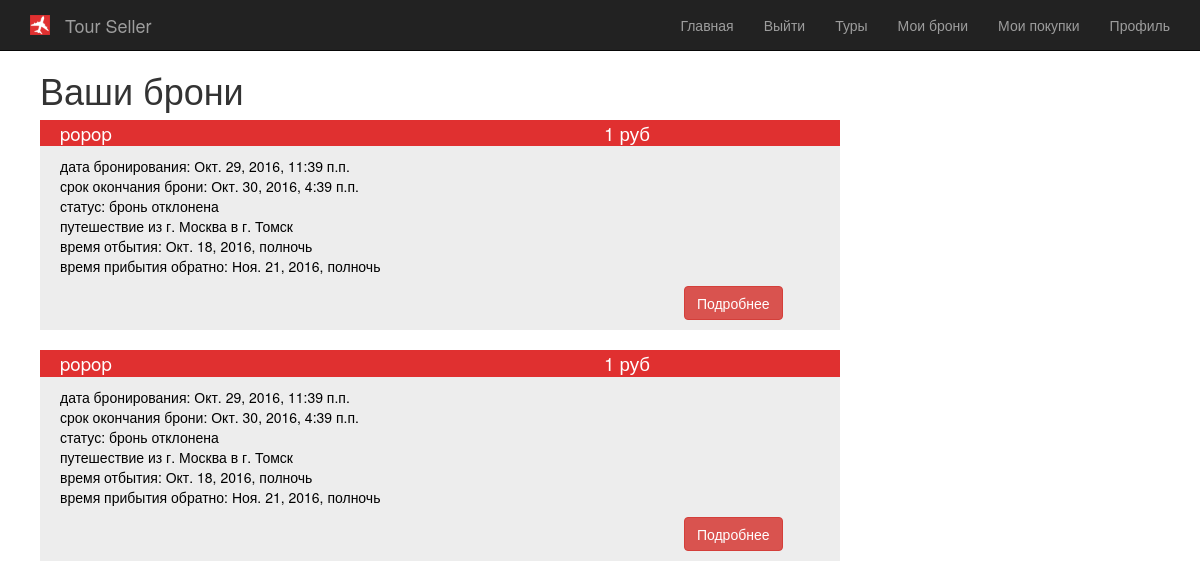
Page /consumers/cart (signed in) on the committed database.
### consumers/models.py (models this page shows, shortened)
class Booking(models.Model):
    status = models.ForeignKey(Status, null=True)
    start_date = models.DateTimeField(default=datetime.now, blank=True)
    fin_date = models.DateTimeField(default=get_deadline)
    amount_of_people = models.PositiveIntegerField(default=1)
    consumer = models.ForeignKey(User, null=True)
    tour = models.ForeignKey(Tour, null=True)
    final_cost = models.PositiveIntegerField(default=0)
    visibility = models.BooleanField(default=True)

class Status(models.Model):
    status = models.CharField(max_length=50)
    class Meta:
        verbose_name_plural = 'Statuses'
    def __str__(self):
        return u'{}'.format(self.status)

### tours/models.py (models this page shows, shortened)
class Tour(models.Model):
    name = models.CharField(max_length=50)
    price = models.PositiveIntegerField()
    start_date = models.DateTimeField()
    fin_date = models.DateTimeField()
    airline = models.ForeignKey(Airline)
    tour_operator = models.ForeignKey(User)
    capacity = models.PositiveIntegerField()
    hotel = models.ForeignKey(Hotel)
    departure_city = models.ForeignKey(City)
    image = models.ImageField(blank=True,
                              upload_to=os.path.join('images', 'tours'),
                              help_text='150x150px',
                              verbose_name='Изображение тура')
    visibility = models.BooleanField(default=True)

### places/models.py (models this page shows, shortened)
class City(models.Model):
    name = models.CharField(max_length=50)
    country = models.ForeignKey(Country)
    class Meta:
        verbose_name_plural = 'cities'

class Hotel(models.Model):
    name = models.CharField(max_length=50)
    city = models.ForeignKey(City)
    stars = models.SmallIntegerField(
        validators=(MinValueValidator(1), MaxValueValidator(5))
    )

### consumers/views.py (the view)
@login_required
def cart(request):
    tim = (timezone.now() + timedelta(hours=7))
    current_user = request.user
    bookings = Booking.objects.filter(consumer=current_user).order_by('start_date')
    for book in bookings:
        print(book.fin_date)
        tim = (timezone.now() + timedelta(hours=7))
        current_user = request.user
        bookings = Booking.objects.filter(consumer=current_user).order_by('start_date')
        for book in bookings:
            if book.fin_date <= tim:
                if book.status == 'заявлен на бронь':
                    print(book.fin_date)
                    b = get_object_or_404(Booking, id=book.id)
                    b.status = get_object_or_404(Booking, status='время бронирования истекло')
    return render(request, 'consumers/cart.html', dict(bookings=bookings))

### airlines/models.py (called while the page is built)
    def __str__(self):
        return self.name

### places/models.py (called while the page is built)
    def __str__(self):
        return self.name

### tour_seller/templatetags/tour_seller_extras.py (called while the page is built)
@register.filter(name='has_group')
def has_group(user, group_name):
    return True if user.groups.filter(name=group_name).exists() else False

### templates/consumers/cart.html (shortened to what this page needs)
{% extends 'base.html' %}
{% block content %}
    <div class="contentbody">
        <h1>{% block title %}Ваши брони{% endblock %}</h1>
        {% for booking in bookings %}
            {% if booking.visibility == True %}
                <div class="objdiv" id = "booking{{ booking.id }}" >
                    <div class="objdiv_header">
                        <div class="objdiv_header_left">{{ booking.tour.name }}</div>
                        <div class="objdiv_header_right">{{ booking.final_cost }} руб</div>
                    </div>
                    <div class="objdiv_body">
                        дата бронирования: {{ booking.start_date}} <br/>
                        срок окончания брони: {{ booking.fin_date}} <br/>
                        статус: {{ booking.status}} <br/>
                        путешествие из г. {{ booking.tour.departure_city.name }} в г. {{ booking.tour.hotel.city.name }} <br/>
                        время отбытия: {{ booking.tour.start_date }} <br/>
                        время прибытия обратно: {{ booking.tour.fin_date }} <br/>
                    </div>
                    <div class="objdiv_footer">
                        <div class="objdiv_footer_left">&nbsp;</div>
                        <div class="objdiv_footer_right">
                            <a href="javascript: change_display_tour_div('tourinfo{{ booking.id }}')" class="btn btn-danger btn-large">Подробнее</a>
                        </div>
                    </div>
                </div>
            {% endif %}
        {% endfor %}
    </div>
{% endblock %}

### static/css/style.css (style rules this page uses)
body { padding-top: 50px; padding-bottom: 20px; }
.btn { box-shadow: none; background-color: #E03030; border-color: #FFFFFF; }
div.contentbody { width: 100%; align-content: left; padding-left: 40px; }
div.objdiv { width: 800px; margin-bottom: 20px; }
div.objdiv_header { width: 100%; background-color: #E03030; }
div.objdiv_header_left { padding-left: 20px; width: 70%; font-size: 14pt; background-color: #E03030; color: #FFFFFF; display: inline-block; }
div.objdiv_header_right { background-color: #E03030; font-size: 14pt; color: #FFFFFF; display: inline-block; }
div.objdiv_body { padding-left: 20px; padding-top: 10px; padding-bottom: 0px; background-color: #EDEDED; color: #000000; }
div.objdiv_footer { width: 100%; background-color: #EDEDED; }
div.objdiv_footer_left { padding-left: 20px; width: 80%; background-color: #EDEDED; color: #FFFFFF; display: inline-block; padding-top: 10px; padding-bottom: 10px; }
div.objdiv_footer_right { background-color: #EDEDED; color: #FFFFFF; display: inline-block; text-align: center; padding-top: 10px; padding-bottom: 10px; }

### rows in the picture
Booking: tour.name "popop", final_cost "1", start_date "Окт. 29, 2016, 11:39 п.п.", fin_date "Окт. 30, 2016, 4:39 п.п.", status "бронь отклонена", tour.departure_city.name "Москва", tour.hotel.city.name "Томск", tour.start_date "Окт. 18, 2016, полночь", tour.fin_date "Ноя. 21, 2016, полночь"
Booking: tour.name "popop", final_cost "1", start_date "Окт. 29, 2016, 11:39 п.п.", fin_date "Окт. 30, 2016, 4:39 п.п.", status "бронь отклонена", tour.departure_city.name "Москва", tour.hotel.city.name "Томск", tour.start_date "Окт. 18, 2016, полночь", tour.fin_date "Ноя. 21, 2016, полночь"
